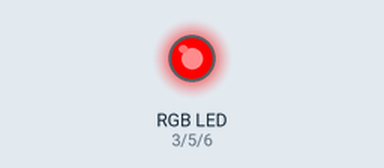
This sketch was run on a simulated Arduino Uno, built with avr-gcc and run on an emulated ATmega328P. Parts: an RGB LED mixed from three pins (HIGH = lit).

Above: at 0.15 s.
At 3.5 s:
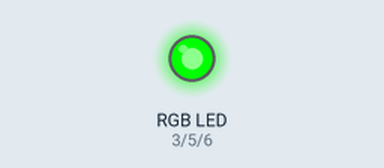
At 9.89 s:
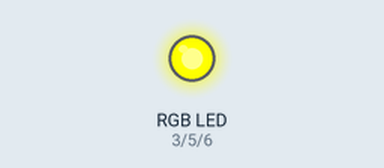
At 19.64 s:
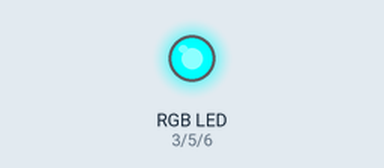
At 29.38 s:
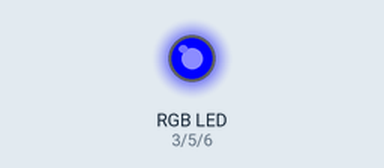
At 39.12 s:
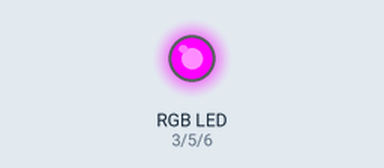
Timing chart, 0 to 40.0 s (numbered marks = the images above):
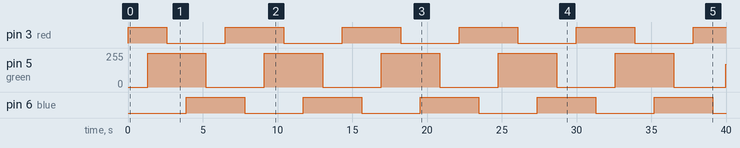

Measured:
- by itself, pin 3 (red): repeats every 7.8 s: LOW 3.9 s, HIGH 3.9 s
- by itself, pin 5 (green): 0/255 → 255/255 at 1.3 s, → 0/255 3.9 s later, → 255/255 3.9 s later, → 0/255 3.9 s later, … (11 changes in this stretch)
- by itself, pin 6 (blue): alternates HIGH for 3.9 s and LOW for 3.9 s

The sketch:

RGB_LED_rainbow_without_delay.ino
```cpp
//Gabriel Staples
//12 June 2014

const byte red = 3;
const byte green = 5;//9;
const byte blue = 6;//10;

void setup()
{
  Serial.begin(115200);
  pinMode(red,OUTPUT);
  pinMode(green,OUTPUT);
  pinMode(blue,OUTPUT);
}

void loop()
{
//  //test each color w/digitalWrite
//  digitalWrite(red,HIGH);
//  delay(500);
//  digitalWrite(red,LOW);
//
//  digitalWrite(green,HIGH);
//  delay(500);
//  digitalWrite(green,LOW);
//
//  digitalWrite(blue,HIGH);
//  delay(500);
//  digitalWrite(blue,LOW);

//  //test each color w/analogWrite
//  //going up
//  for (int i=0; i<256; i++)
//  {
//    analogWrite(red,i);
//    delay(5);
//  }
//  //going down
//  for (int i=255; i>=0; i--)
//  {
//    analogWrite(red,i);
//    delay(5);
//  }
//
//  //going up
//  for (int i=0; i<256; i++)
//  {
//    analogWrite(green,i);
//    delay(5);
//  }
//  //going down
//  for (int i=255; i>=0; i--)
//  {
//    analogWrite(green,i);
//    delay(5);
//  }
//
//  //going up
//  for (int i=0; i<256; i++)
//  {
//    analogWrite(blue,i);
//    delay(5);
//  }
//  //going down
//  for (int i=255; i>=0; i--)
//  {
//    analogWrite(blue,i);
//    delay(5);
//  }

//  //make a rainbow (USING DELAY)
//  //local variables
//  unsigned int short_delay = 5; //ms; delay between changing of each PWM value
//  unsigned int long_delay = 1; //ms; delay after each primary color, and principal mixed color (ie: red, green, blue, and yellow, cyan, magenta)
//
//  //start with full red, and slowly add in green
//  analogWrite(red,255);
//  //here it is red
//  delay(long_delay); //pause here to briefly show full red
//  for (int i=0; i<256; i++)
//  {
//    analogWrite(green,i);
//    delay(short_delay);
//  }
//  //once green is all added in, slowly subtract red
//  //here it is yellow (red and green are full on)
//  delay(long_delay); //pause here to briefly show full yellow
//  //going down
//  for (int i=255; i>=0; i--)
//  {
//    analogWrite(red,i);
//    delay(short_delay);
//  }
//  //once red is all out, slowly add in blue
//  //here it is green
//  delay(long_delay); //pause here to briefly show full green
//  //going up
//  for (int i=0; i<256; i++)
//  {
//    analogWrite(blue,i);
//    delay(short_delay);
//  }
//  //once blue is all in, slowly subtract green
//  //here it is cyan (green and blue are full on)
//  delay(long_delay); //pause here to briefly show full cyan
//  //going down
//  for (int i=255; i>=0; i--)
//  {
//    analogWrite(green,i);
//    delay(short_delay);
//  }
//  //once green is all out, slowly add in red
//  //here it is blue
//  delay(long_delay); //pause here to briefly show full blue
//  //going up
//  for (int i=0; i<256; i++)
//  {
//    analogWrite(red,i);
//    delay(short_delay);
//  }
//  //once red is all in, slowly subtract blue
//  //here it is magenta (blue and red are full on)
//  delay(long_delay); //pause here to briefly show full magenta
//  //going down
//  for (int i=255; i>=0; i--)
//  {
//    analogWrite(blue,i);
//    delay(short_delay);
//  }
//  //now, you are left with just red, so start back over

  make_rainbow();

//  digitalWrite(red,HIGH);

} //end of loop()


//------------------------------------------------------------------------------------------------------------------------------------------------------------
//make_rainbow()
//-make a rainbow (withOUT delay())
//Color progression: RED --> (YELLOW) --> GREEN --> (CYAN) --> BLUE --> (MAGENTA) --> RED
//------------------------------------------------------------------------------------------------------------------------------------------------------------
void make_rainbow()
{
  //local variables
  static unsigned int delay1 = 10000; //us; delay after each primary color, and principal mixed color (ie: red, green, blue, and yellow, cyan, magenta)
  static boolean set_main_color_pause = true; //a boolean to tell us to enact the above pause
  static unsigned int delay2 = 5000; //us; delay between changing of each PWM value
  static unsigned long t_start = micros(); //us; the start time for a delay
  static unsigned int dt_des = delay1; //us; the desired time delay; either equal to delay1 or delay2
  static byte phase = 0; //the "phase" you are in in the creating of the rainbow
  static int i = 0; //an iteration counter to be used within each phase

  switch (phase)
  {
    //start with full RED, and slowly add in GREEN
    case 0:
      if (set_main_color_pause) //if 1st iteration in this phase
      {
        analogWrite(red,255); //we are now full RED
        digitalWrite(green,LOW);
        digitalWrite(blue,LOW);
        dt_des = delay1; //allows us to pause at this point briefly to show full RED
        t_start = micros(); //us; grab a time stamp
        set_main_color_pause = false; //update
      }
      else if (micros() - t_start >= dt_des) //if the desired delay has elapsed
      {
        analogWrite(green,i);
        t_start = micros(); //reset delay start time
        dt_des = delay2; //us; delay2 is the delay between changing of each PWM value
        i++;
        if (i==256) //we are now full YELLOW (RED AND GREEN)
        {
          i = 255; //prepare for next phase
          dt_des = delay1; //us; delay after each primary color, and principal mixed color (ie: red, green, blue, and yellow, cyan, magenta)
          phase = 1; //move to next phase
          set_main_color_pause = true; //udpate
        }
      }
      break;

    //As we enter this phase, we are full YELLOW (RED AND GREEN), so we will slowly subtract RED
    case 1:
      if (set_main_color_pause) //if 1st iteration in this phase
      {
        dt_des = delay1; //allows us to pause at this point briefly to show full YELLOW
        t_start = micros(); //us; grab a time stamp
        set_main_color_pause = false; //update
      }
      else if (micros() - t_start >= dt_des) //if the desired delay has elapsed
      {
        analogWrite(red,i);
        t_start = micros(); //reset delay start time
        dt_des = delay2; //us; delay2 is the delay between changing of each PWM value
        i--;
        if (i==-1) //we are now full GREEN
        {
          i = 0; //prepare for next phase
          dt_des = delay1; //us; delay after each primary color, and principal mixed color (ie: red, green, blue, and yellow, cyan, magenta)
          phase = 2; //move to next phase
          set_main_color_pause = true; //udpate
        }
      }
      break;

    //As we enter this phase, we are full GREEN, so we will slowly add in BLUE
    case 2:
      if (set_main_color_pause) //if 1st iteration in this phase
      {
        dt_des = delay1; //allows us to pause at this point briefly to show full YELLOW
        t_start = micros(); //us; grab a time stamp
        set_main_color_pause = false; //update
      }
      else if (micros() - t_start >= dt_des) //if the desired delay has elapsed
      {
        analogWrite(blue,i);
        t_start = micros(); //reset delay start time
        dt_des = delay2; //us; delay2 is the delay between changing of each PWM value
        i++;
        if (i==256) //we are now full CYAN (GREEN AND BLUE)
        {
          i = 255; //prepare for next phase
          dt_des = delay1; //us; delay after each primary color, and principal mixed color (ie: red, green, blue, and yellow, cyan, magenta)
          phase = 3; //move to next phase
          set_main_color_pause = true; //udpate
        }
      }
      break;

    //As we enter this phase, we are full CYAN (GREEN AND BLUE), so we will slowly SUBTRACT GREEN
    case 3:
      if (set_main_color_pause) //if 1st iteration in this phase
      {
        dt_des = delay1; //allows us to pause at this point briefly to show full YELLOW
        t_start = micros(); //us; grab a time stamp
        set_main_color_pause = false; //update
      }
      else if (micros() - t_start >= dt_des) //if the desired delay has elapsed
      {
        analogWrite(green,i);
        t_start = micros(); //reset delay start time
        dt_des = delay2; //us; delay2 is the delay between changing of each PWM value
        i--;
        if (i==-1) //we are now full BLUE
        {
          i = 0; //prepare for next phase
          dt_des = delay1; //us; delay after each primary color, and principal mixed color (ie: red, green, blue, and yellow, cyan, magenta)
          phase = 4; //move to next phase
          set_main_color_pause = true; //udpate
        }
      }
      break;

    //As we enter this phase, we are full BLUE, so we will slowly ADD RED
    case 4:
      if (set_main_color_pause) //if 1st iteration in this phase
      {
        dt_des = delay1; //allows us to pause at this point briefly to show full YELLOW
        t_start = micros(); //us; grab a time stamp
        set_main_color_pause = false; //update
      }
      else if (micros() - t_start >= dt_des) //if the desired delay has elapsed
      {
        analogWrite(red,i);
        t_start = micros(); //reset delay start time
        dt_des = delay2; //us; delay2 is the delay between changing of each PWM value
        i++;
        if (i==256) //we are now full MAGENTA (BLUE AND RED)
        {
          i = 255; //prepare for next phase
          dt_des = delay1; //us; delay after each primary color, and principal mixed color (ie: red, green, blue, and yellow, cyan, magenta)
          phase = 5; //move to next phase
          set_main_color_pause = true; //udpate
        }
      }
      break;

    //As we enter this phase, we are full MAGENTA (BLUE AND RED), so we will slowly SUBTRACT BLUE
    case 5:
      if (set_main_color_pause) //if 1st iteration in this phase
      {
        dt_des = delay1; //allows us to pause at this point briefly to show full YELLOW
        t_start = micros(); //us; grab a time stamp
        set_main_color_pause = false; //update
      }
      else if (micros() - t_start >= dt_des) //if the desired delay has elapsed
      {
        analogWrite(blue,i);
        t_start = micros(); //reset delay start time
        dt_des = delay2; //us; delay2 is the delay between changing of each PWM value
        i--;
        if (i==-1) //we are now full RED
        {
          i = 0; //prepare for next phase
          dt_des = delay1; //us; delay after each primary color, and principal mixed color (ie: red, green, blue, and yellow, cyan, magenta)
          phase = 0; //start back over at first phase, since we are back to FULL RED
          set_main_color_pause = true; //udpate
        }
      }
      break;

  } //end of switch
} //end of make_rainbow()
```
